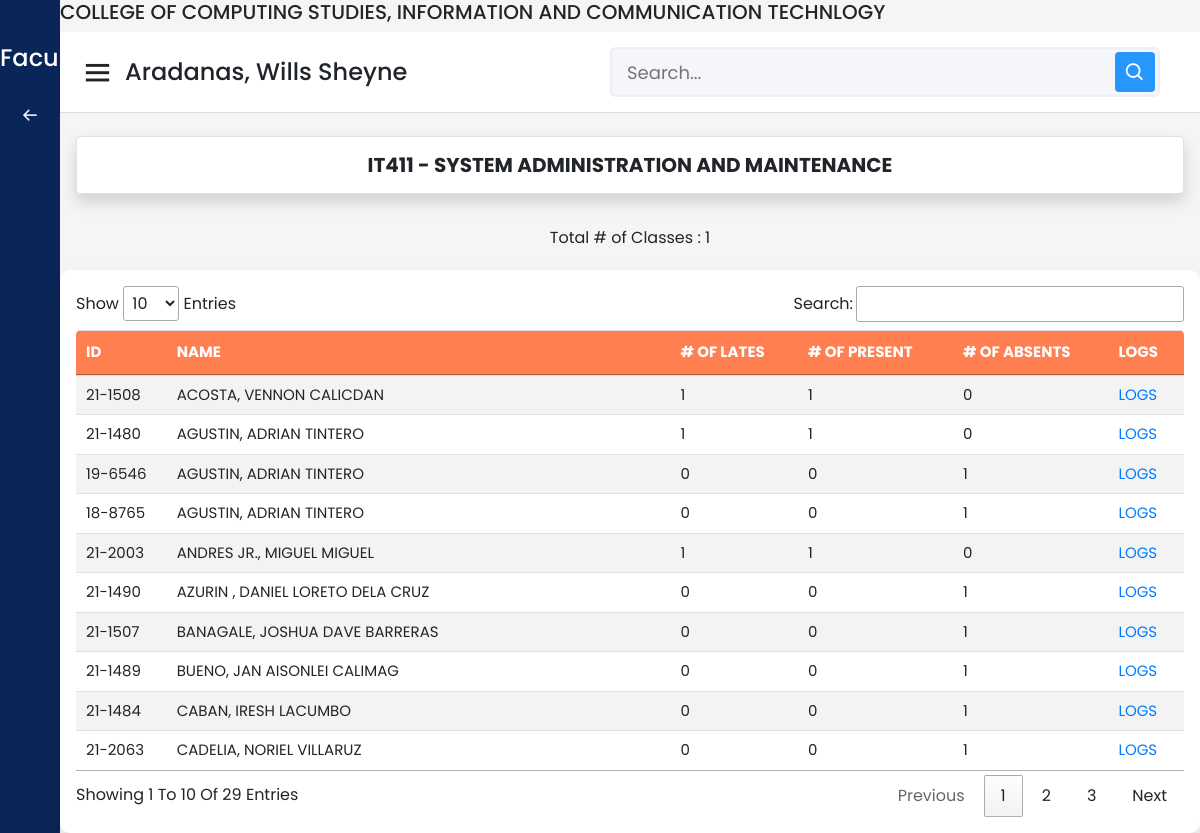
Page /faculty/reports.php?id=9 (signed in) on the committed database.
### tables this page shows
CREATE TABLE `classes` (
  `class_id` int(11) NOT NULL AUTO_INCREMENT,
  `semester_id` int(11) DEFAULT NULL,
  `subject_id` int(11) DEFAULT NULL,
  `schedules` varchar(255) DEFAULT NULL,
  `instructor_id` int(11) DEFAULT NULL,
  `course_id` int(11) DEFAULT NULL,
  `yr_and_section` varchar(255) DEFAULT NULL,
  `is_deleted` tinyint(4) DEFAULT 0,
  `is_archived` tinyint(4) DEFAULT 0,
  PRIMARY KEY (`class_id`)
);

CREATE TABLE `tblsubject` (
  `id` int(11) NOT NULL AUTO_INCREMENT,
  `subject_code` varchar(50) NOT NULL,
  `subject_description` varchar(50) NOT NULL,
  `fk_semester_id` int(11) NOT NULL,
  `is_deleted` tinyint(1) NOT NULL DEFAULT 0,
  PRIMARY KEY (`id`),
  KEY `semesterID` (`fk_semester_id`),
  CONSTRAINT `semesterID` FOREIGN KEY (`fk_semester_id`) REFERENCES `tblsemester` (`id`)
);

CREATE TABLE `class_list` (
  `list_id` int(11) NOT NULL AUTO_INCREMENT,
  `class_id` int(11) DEFAULT NULL,
  `student_id` int(11) DEFAULT NULL,
  PRIMARY KEY (`list_id`)
);

CREATE TABLE `tblstudentinfo` (
  `id` int(11) NOT NULL AUTO_INCREMENT,
  `stud_id` varchar(20) NOT NULL,
  `fk_course_id` int(11) NOT NULL,
  `fk_section_id` int(11) NOT NULL,
  `fk_year_id` int(11) NOT NULL,
  `fname` varchar(50) NOT NULL,
  `mname` varchar(50) NOT NULL,
  `lname` varchar(50) NOT NULL,
  `sex` varchar(50) NOT NULL,
  `qrname` varchar(50) NOT NULL,
  `is_deleted` tinyint(1) NOT NULL DEFAULT 0,
  PRIMARY KEY (`id`),
  KEY `fk_course_id` (`fk_course_id`),
  KEY `fk_section_id` (`fk_section_id`),
  KEY `fk_year_id` (`fk_year_id`),
  CONSTRAINT `fk_courseId` FOREIGN KEY (`fk_course_id`) REFERENCES `tblcourse` (`id`) ON DELETE CASCADE ON UPDATE CASCADE,
  CONSTRAINT `fk_sectionId` FOREIGN KEY (`fk_section_id`) REFERENCES `tblsection` (`id`) ON DELETE CASCADE ON UPDATE CASCADE,
  CONSTRAINT `fk_yearId` FOREIGN KEY (`fk_year_id`) REFERENCES `tblyear` (`id`) ON DELETE CASCADE ON UPDATE CASCADE
);

### config/config.php (called while the page is built, shortened)
<?php
function filter($data) {
    $data = trim($data);
    $data = stripslashes($data);
    $data = htmlspecialchars($data);
    return $data;
}
?>

### faculty/reports.php (the view, shortened to what this page needs)
<?php
    include('../config/config.php');
function num($conn, $class_id){
    $query  = $conn->prepare("SELECT * FROM tblattendance WHERE fk_subject_id = ? GROUP BY fk_subject_id");
    $query->bind_param('i', $class_id);
    $query->execute();
    $result = $query->get_result();
    return mysqli_num_rows($result);
}
function attended($conn, $class_id, $student_id){
    $query  = $conn->prepare("SELECT * FROM tblattendance WHERE fk_subject_id = ? AND fk_student_id = ?");
    $query->bind_param('ii', $class_id, $student_id);
    $query->execute();
    $result = $query->get_result();
    return mysqli_num_rows($result);
}
function lates($conn, $class_id, $student_id) {
    $query  = $conn->prepare("SELECT * FROM tblattendance WHERE fk_subject_id = ? AND fk_student_id = ? AND is_late = true");
    $query->bind_param('ii', $class_id, $student_id);
    $query->execute();
    $result = $query->get_result();
    return mysqli_num_rows($result);
}
    if(isset($_GET['id']) && isset($_SESSION['user_id'])) {
        $class_id   = filter($_GET['id']);
        $query = $conn->prepare("SELECT *
                                FROM
                                    classes
                                    INNER JOIN tblsubject
                                        ON (classes.subject_id = tblsubject.id)
                                            WHERE class_id = ? AND instructor_id = ?");
        $query->bind_param('ii', $class_id,$_SESSION['user_id']);
        $query->execute();
        $result = $query->get_result();
        if(mysqli_num_rows($result) > 0) {
            $row = mysqli_fetch_array($result);
            $query2 = $conn->prepare("SELECT *
                                        FROM
                                            class_list
                                            INNER JOIN tblstudentinfo
                                                ON (class_list.student_id = tblstudentinfo.id)
                                                WHERE class_id = ?");
            $query2->bind_param('i', $class_id);
            $query2->execute();
            $result2 = $query2->get_result();
        } else {
            header('Location: subjects.php');
            exit;
        }
    } else {
        header('Location: subjects.php');
        exit;
    }
?>
<!DOCTYPE html>
<html lang="en">
<head>
  <link rel="stylesheet" href="../css/dashboard.css" />
  <link rel="stylesheet" href="../css/sidebar.css" />
  <link href="https://unpkg.com/boxicons@2.0.7/css/boxicons.min.css" rel="stylesheet" />
<link rel="stylesheet" href="https://cdn.jsdelivr.net/npm/bootstrap@4.3.1/dist/css/bootstrap.min.css">
<link href="https://cdn.datatables.net/1.13.1/css/jquery.dataTables.min.css" rel="stylesheet">
</head>
<body>
  <div class="sidebar">
    <div class="logo-details">
      <span class="logo_name"> &nbsp;&nbsp;&nbsp;&nbsp;&nbsp; Faculty</span>
    </div>
    <ul class="nav-links">
        <li>
            <a href="subjects.php">
            <i class='bx bx-arrow-back'></i>
            <span class="links_name">Back</span>
            </a>
        </li>
    </ul>
  </div>
  <section class="home-section">
    <div class="header">
      <h5>COLLEGE OF COMPUTING STUDIES, INFORMATION AND COMMUNICATION TECHNLOGY</h5>
    </div>
    <nav>
      <div class="sidebar-button">
        <i class="bx bx-menu sidebarBtn"></i>
        <span class="dashboard"></span><?php echo $_SESSION['USER_NAME'] ?>
      </div>
      <div class="search-box">
        <input type="text" placeholder="Search..." />
        <i class="bx bx-search"></i>
      </div>
    </nav>
    <div class="home-content">
    <center>
        <h5 class="bg-white mx-3 p-3 border rounded shadow">
            <b><?=strtoupper($row['subject_code'])?> - <?=strtoupper($row['subject_description'])?></b>
        </h5>
        <br />
        <p>Total # of Classes : <?=num($conn, $class_id)?></p>
    </center>
    <section class="attendance">
        <div class="attendance-list p-3">
            <table class="table" id="dt">
                <thead>
                    <tr>
                        <th>ID</th>
                        <th>NAME</th>
                        <th># OF LATES</th>
                        <th># OF PRESENT</th>
                        <th># OF ABSENTS</th>
                        <th>LOGS</th>
                    </tr>
                </thead>
                <tbody>
                    <?php foreach($result2 as $r):?>
                        <tr>
                            <td><?=$r['stud_id']?></td>
                            <td><?=strtoupper($r['lname'].', '.$r['fname'].' '.$r['mname'])?></td>
                            <td><?=lates($conn, $class_id, $r['id'])?></td>
                            <td><?=attended($conn, $class_id, $r['id'])?></td>
                            <td><?=(num($conn, $class_id) - attended($conn, $class_id, $r['id']))?></td>
                            <td>
                                <a href="logs.php?id=<?=$r['id']?>&&class=<?=$class_id?>">
                                    LOGS
                                </a>
                            </td>
                        </tr>
                    <?php endforeach;?>
                </tbody>
            </table>
        </div>
</body>
</html>

### css/dashboard.css (style rules this page uses)
* { margin: 0; padding: 0; box-sizing: border-box; font-family: 'Poppins', sans-serif; }
.sidebar { position: fixed; height: 100%; width: 240px; background: #0A2558; transition: all 0.5s ease; }
.sidebar .logo-details { height: 80px; display: flex; align-items: center; }
.sidebar .logo-details .logo_name { color: #fff; font-size: 24px; font-weight: 500; }
.sidebar .nav-links { margin-top: 10px; }
.sidebar .nav-links li { position: relative; list-style: none; height: 50px; }
.sidebar .nav-links li a { height: 100%; width: 100%; display: flex; align-items: center; text-decoration: none; transition: all 0.4s ease; }
.sidebar .nav-links li i { min-width: 60px; text-align: center; font-size: 18px; color: #fff; }
.sidebar .nav-links li a .links_name { color: #fff; font-size: 15px; font-weight: 400; white-space: nowrap; }
.home-section { position: relative; background: #f5f5f5; min-height: 100vh; width: calc(100% - 240px); left: 240px; transition: all 0.5s ease; }
.home-section nav { display: flex; justify-content: space-between; height: 80px; background: #fff; display: flex; align-items: center; position: fixed; width: calc(100% - 240px); left: 240px; z-index: 100; padding: 0 20px; box-shadow: 0 1px 1px rgba(0, 0, 0, 0.1); transition: all 0.5s ease; }
.home-section nav .sidebar-button { display: flex; align-items: center; font-size: 24px; font-weight: 500; }
nav .sidebar-button i { font-size: 35px; margin-right: 10px; }
.home-section nav .search-box { position: relative; height: 50px; max-width: 550px; width: 100%; margin: 0 20px; }
nav .search-box input { height: 100%; width: 100%; outline: none; background: #F5F6FA; border: 2px solid #EFEEF1; border-radius: 6px; font-size: 18px; padding: 0 15px; }
nav .search-box .bx-search { position: absolute; height: 40px; width: 40px; background: #2697FF; right: 5px; top: 50%; transform: translateY(-50%); border-radius: 4px; line-height: 40px; text-align: center; color: #fff; font-size: 22px; transition: all 0.4 ease; }
.home-section .home-content { position: relative; padding-top: 104px; }
@media (max-width: 1240px) { .sidebar { width: 60px; } }
@media (max-width: 1240px) { .home-section { width: calc(100% - 60px); left: 60px; } }
@media (max-width: 1240px) { .home-section nav { width: calc(100% - 60px); left: 60px; } }

### rows in the picture
classes: subject.subject_code "IT411", subject.subject_description "SYSTEM ADMINISTRATION AND MAINTENANCE"
class_list: tblstudentinfo.stud_id "21-1508", tblstudentinfo.lname+fname+mname "ACOSTA, VENNON CALICDAN", id "1", id "0"
class_list: tblstudentinfo.stud_id "21-1480", tblstudentinfo.lname+fname+mname "AGUSTIN, ADRIAN TINTERO", id "1", id "0"
class_list: tblstudentinfo.stud_id "19-6546", tblstudentinfo.lname+fname+mname "AGUSTIN, ADRIAN TINTERO", id "0", id "1"
class_list: tblstudentinfo.stud_id "18-8765", tblstudentinfo.lname+fname+mname "AGUSTIN, ADRIAN TINTERO", id "0", id "1"
class_list: tblstudentinfo.stud_id "21-2003", tblstudentinfo.lname+fname+mname "ANDRES JR., MIGUEL MIGUEL", id "1", id "0"
class_list: tblstudentinfo.stud_id "21-1490", tblstudentinfo.lname+fname+mname "AZURIN , DANIEL LORETO DELA CRUZ", id "0", id "1"
class_list: tblstudentinfo.stud_id "21-1507", tblstudentinfo.lname+fname+mname "BANAGALE, JOSHUA DAVE BARRERAS", id "0", id "1"
class_list: tblstudentinfo.stud_id "21-1489", tblstudentinfo.lname+fname+mname "BUENO, JAN AISONLEI CALIMAG", id "0", id "1"
class_list: tblstudentinfo.stud_id "21-1484", tblstudentinfo.lname+fname+mname "CABAN, IRESH LACUMBO", id "0", id "1"
class_list: tblstudentinfo.stud_id "21-2063", tblstudentinfo.lname+fname+mname "CADELIA, NORIEL VILLARUZ", id "0", id "1"

### other values in the picture
$_SESSION['USER_NAME'] "Aradanas, Wills Sheyne"
num($conn, $class_id) "1"
